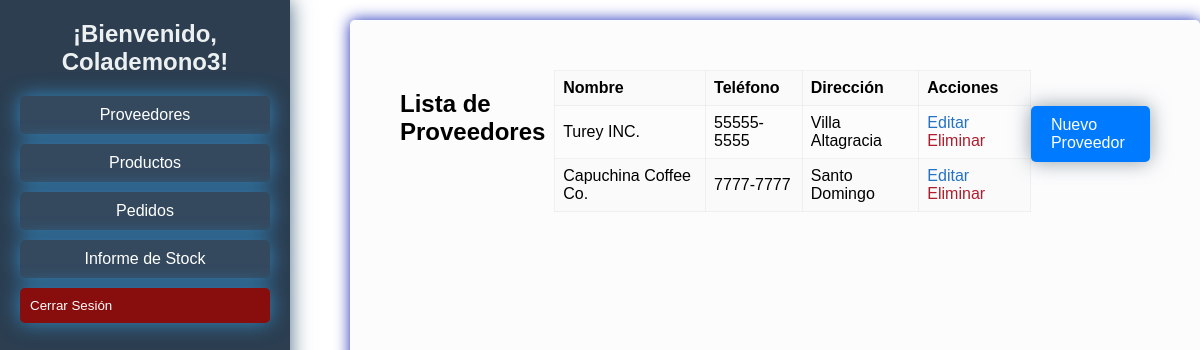
Page /gestion_inventario/proveedores/ (signed in) on the committed database.
### gestion_inventario/models.py (models this page shows, shortened)
class Proveedor(models.Model): # Define la clase Proveedor
    nombre = models.CharField(max_length=255) # Define el campo nombre como una cadena de caracteres
    contacto = models.CharField(max_length=255) # Define el campo contacto como una cadena de caracteres
    telefono = models.CharField(max_length=15) # Define el campo telefono como una cadena de caracteres
    direccion = models.TextField() # Define el campo direccion como un campo de texto
    user = models.ForeignKey(User, on_delete=models.CASCADE, related_name='proveedores') # Define el campo user como una clave foránea

### gestion_inventario/views.py (the view)
# urls.py: path('proveedores/', views.ProveedorList.as_view(), name='proveedor-list'), # Ruta para la lista de proveedores
class ProveedorList(ListView, LoginRequiredMixin): # Clase que muestra la lista de proveedores
    model = Proveedor
    template_name = 'lista_proveedores.html'
    context_object_name = 'proveedores'
    def get_queryset(self): # Obtiene los datos de la lista de tareas
        return Proveedor.objects.filter(user=self.request.user)
    def get_context_data(self, **kwargs): # Obtiene los datos para el dashboard
        context = super().get_context_data(**kwargs)
        context['username'] = self.request.user.username
        return context

### gestion_inventario/templates/lista_proveedores.html
{% extends 'dashboard.html' %}
{% block content %}
<h2>Lista de Proveedores</h2>
<table>
    <thead>
        <tr>
            <th>Nombre</th>
            <th>Teléfono</th>
            <th>Dirección</th>
            <th>Acciones</th>
        </tr>
    </thead>
    <tbody>
        {% for proveedor in proveedores %}
        <tr>
            <td>{{ proveedor.nombre }}</td>
            <td>{{ proveedor.telefono }}</td>
            <td>{{ proveedor.direccion }}</td>
            <td>
                <a href="{% url 'proveedor-update' proveedor.pk %}" class="editar">Editar</a>
                <a href="{% url 'proveedor-delete' proveedor.pk %}" class="eliminar">Eliminar</a>
            </td>
        </tr>
        {% endfor %}
    </tbody>
</table>
<a class="boton-nuevo-proveedor" href="{% url 'proveedor-create' %}">Nuevo Proveedor</a>
{% endblock %}

### gestion_inventario/templates/dashboard.html (shortened to what this page needs)
{% load static %}
<!DOCTYPE html>
<html lang="es">
<head>
    <link rel="stylesheet" type="text/css" href="{% static 'css/dashboard.css' %}">
</head>
<body>
    <div class="dashboard-container">
        <div class="panel">
            <h2>¡Bienvenido, {{ username }}!</h2>
            <ul class="dashboard-menu">
                <li><a href="{% url 'proveedor-list' %}">Proveedores</a></li>
                <li><a href="{% url 'producto-list' %}">Productos</a></li>
                <li><a href="{% url 'pedido-list' %}">Pedidos</a></li>
                <li><a href="{% url 'informe-stock' %}">Informe de Stock</a></li>
                <li>
                   <form method="post" action="{% url 'logout' %}">
                       <button type="submit" class="logout-button">Cerrar Sesión</button>
                   </form>
               </li>
           </ul>
       </div>
       <div class="proveedores-content">
           {% block content %}{% endblock %}
       </div>
    </div>
</body>
</html>

### gestion_inventario/static/css/dashboard.css (style rules this page uses)
body { font-family: Tahoma, sans-serif; margin: 0; padding: 0; display: flex; height: 100vh; overflow: hidden; }
.dashboard-container { display: flex; width: 110%; height: 100%; }
.panel { width: 250px; background-color: #2c3e50; color: white; padding: 20px; box-shadow: 2px 0 5px rgba(0, 0, 0, 0.1); box-shadow: 0 0 20px rgba(29, 71, 99, 0.8); }
.panel h2 { margin-top: 0; text-align: center; color: #ecf0f1; }
.dashboard-menu { list-style-type: none; padding: 0; }
.dashboard-menu li { margin: 10px 0; }
.dashboard-menu a, .logout-button { display: block; padding: 10px; background-color: #34495e; color: white; text-decoration: none; border-radius: 5px; text-align: center; transition: background-color 0.3s; box-shadow: 0 0 20px rgba(52, 152, 219, 0.8); }
.logout-button { background-color: #880d0d; border: none; cursor: pointer; display: flex; flex-direction: column; justify-content: space-between; width: 250px; text-align: center; align-self: center; }
table { width: 100%; border-collapse: collapse; margin-bottom: 20px; }
th, td { padding: 8px; border: 1px solid #dddddd62; text-align: left; }
th { background-color: #f2f2f23d; }
tr:nth-child(even) { background-color: #f9f9f9a8; border-color: black; }
.proveedores-content { margin-left: 60px; margin-top: 20px; padding: 50px; flex: 1; display: flex; align-items: flex-start; justify-content: center; border-radius: 5px; background-color: #f8f9fa7c; box-shadow: rgb(29, 45, 184) 0 0 15px; max-width: 800px; }
.boton-grafico-stock, .boton-nuevo-pedido, .boton-nuevo-producto, .boton-nuevo-proveedor { display: inline-block; margin-top: 36px; padding: 10px 20px; background-color: #007bff; color: #fff; text-decoration: none; border-radius: 5px; transition: background-color 0.3s; box-shadow: 0 0 20px rgba(119, 134, 145, 0.8); }
.editar { color: #2572c4; text-decoration: none; }
.eliminar { color: #af1d2c; text-decoration: none; }

### rows in the picture
Proveedor: nombre "Turey INC.", telefono "55555-5555", direccion "Villa Altagracia"
Proveedor: nombre "Capuchina Coffee Co.", telefono "7777-7777", direccion "Santo Domingo"

### other values in the picture
{{ username }} "Colademono3"
